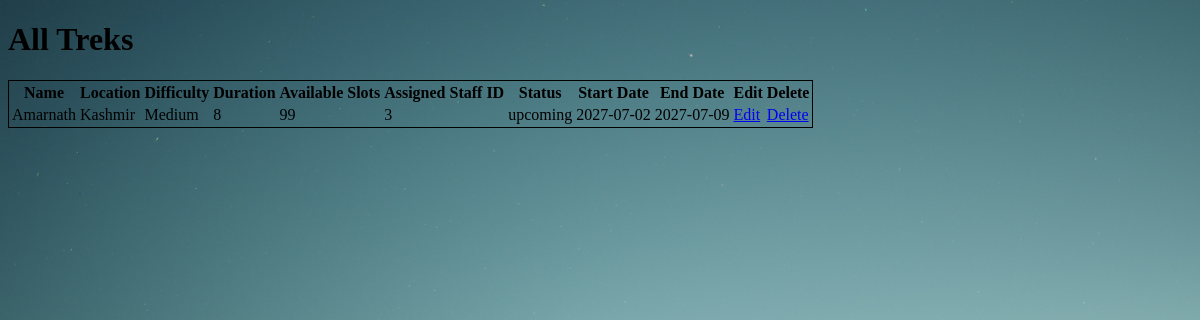
Page /view-treks on the earlier database version.
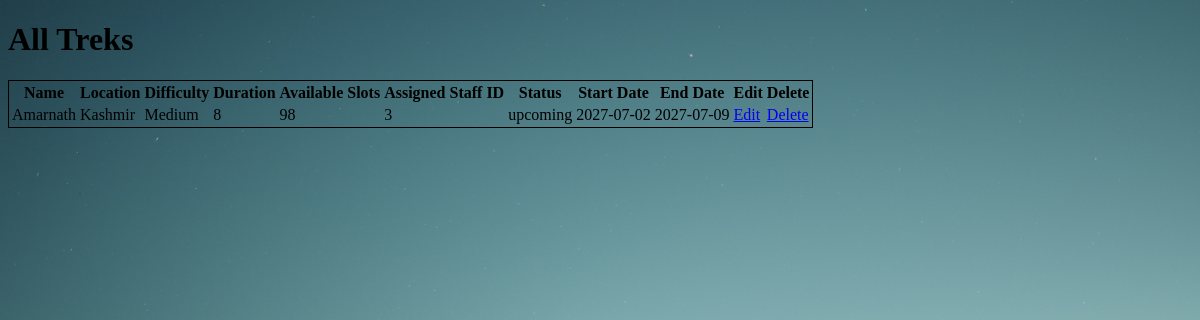
Same page on the later database version.
### models.py (models this page shows)
class Trek(db.Model):
    __tablename__="treks"
    trek_id=db.Column(db.Integer,primary_key=True)
    name=db.Column(db.String(100),nullable=False)
    location=db.Column(db.String(100),nullable=False)
    difficulty=db.Column(db.String(50),nullable=False)
    duration=db.Column(db.Integer,nullable=False)
    available_slots=db.Column(db.Integer,nullable=False)
    assigned_staff_id=db.Column(db.Integer,db.ForeignKey("users.user_id"),nullable=True)
    status=db.Column(db.String(50),nullable=False)
    start_date=db.Column(db.Date, nullable=False)
    end_date=db.Column(db.Date, nullable=False)
    bookings=db.relationship("Booking",backref="treks",lazy=True)

### app.py (the view)
@app.route("/view-treks")
def viewtrek():
    treks=Trek.query.all()
    return render_template("admin/view-treks.html",treks=treks)

### templates/admin/view-treks.html (shortened to what this page needs)
<!DOCTYPE html>
<html lang="en">
<head>
    <link href="../static/css/style.css" rel="stylesheet">
</head>
<body class="bg-mountains">
    <h1>All Treks</h1>
    <table style="border: 1px solid;">
        <tr>
            <th>Name</th>
            <th>Location</th>
            <th>Difficulty</th>
            <th>Duration</th>
            <th>Available Slots</th>
            <th>Assigned Staff ID</th>
            <th>Status</th>
            <th>Start Date</th>
            <th>End Date</th>
            <th>Edit</th>
            <th>Delete</th>
        </tr>
        {% for trek in treks %}
        <tr>
            <td>{{trek.name}}</td>
            <td>{{trek.location}}</td>
            <td>{{trek.difficulty}}</td>
            <td>{{trek.duration}}</td>
            <td>{{trek.available_slots}}</td>
            <td>{{trek.assigned_staff_id}}</td>
            <td>{{trek.status}}</td>
            <td>{{trek.start_date}}</td>
            <td>{{trek.end_date}}</td>
            <td><a href="/edit-trek/{{trek.trek_id}}">Edit</a></td>
            <td><a href="/delete-trek/{{trek.trek_id}}">Delete</a></td>
        </tr>
        {% endfor %}
    </table>
</body>
</html>

### static/css/style.css (style rules this page uses)
.bg-mountains { background-image: url(../images/login-page-mountains.jpg); background-repeat: no-repeat; background-size: cover; background-position: center; min-height: 90vh; }

Differences in the rows shown:
changed Trek "Amarnath": available_slots "99" → "98"
